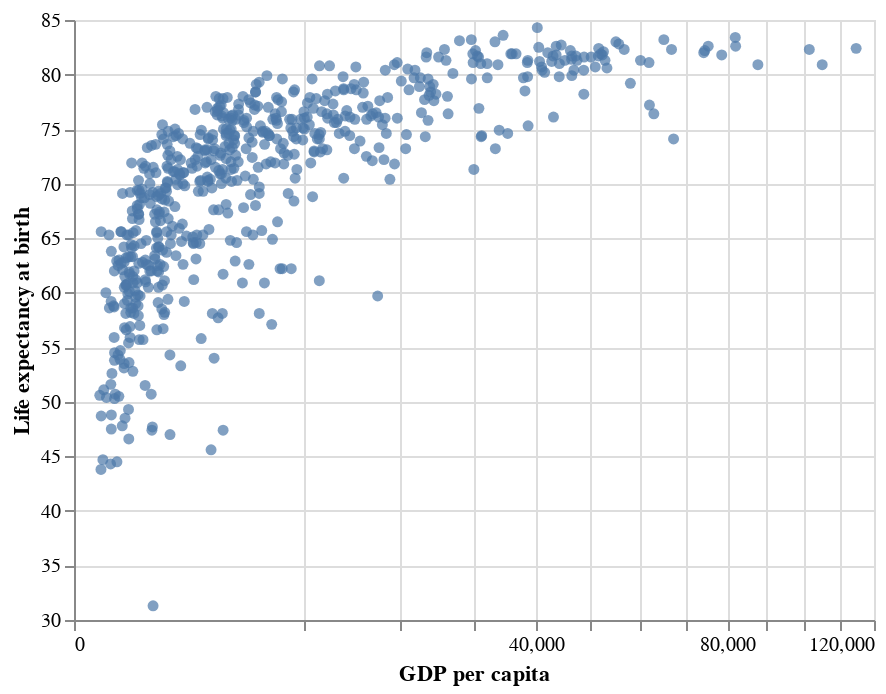

The cell this chart's notebook holds for it:
### Markdown cell above
### Q1 (b). Changing axis scale

Try a different scale by modifying the `type = ...` argument of `alt.Scale` in the cell below. Look at the [altair documentation](https://altair-viz.github.io/user_guide/generated/core/altair.Scale.html) for a list of the possible types.

### Code cell
# try another axis scale
alt.Chart(data).mark_circle().encode(
    x = alt.X('GDP per capita', scale = alt.Scale(type = 'sqrt')), # your turn here
    y = alt.Y('All', title = 'Life expectancy at birth',
              scale = alt.Scale(zero = False))
)

### Figure 1 — Vega-Lite specification as saved in the notebook (floating-point values rounded to 4 significant figures; data arrays with more than 128 entries replaced by an {"elided": "..."} marker saying what was removed)
{"config": {"view": {"continuousWidth": 400, "continuousHeight": 300}}, "data": {"name": "data-f387fa34a6db5787f5f98ceb7832c6b7"}, "mark": "circle", "encoding": {"x": {"type": "quantitative", "field": "GDP per capita", "scale": {"type": "sqrt"}}, "y": {"type": "quantitative", "field": "All", "scale": {"zero": false}, "title": "Life expectancy at birth"}}, "$schema": "https://vega.github.io/schema/vega-lite/v4.0.2.json", "datasets": {"data-f387fa34a6db5787f5f98ceb7832c6b7": {"elided": "620 records"}}}
